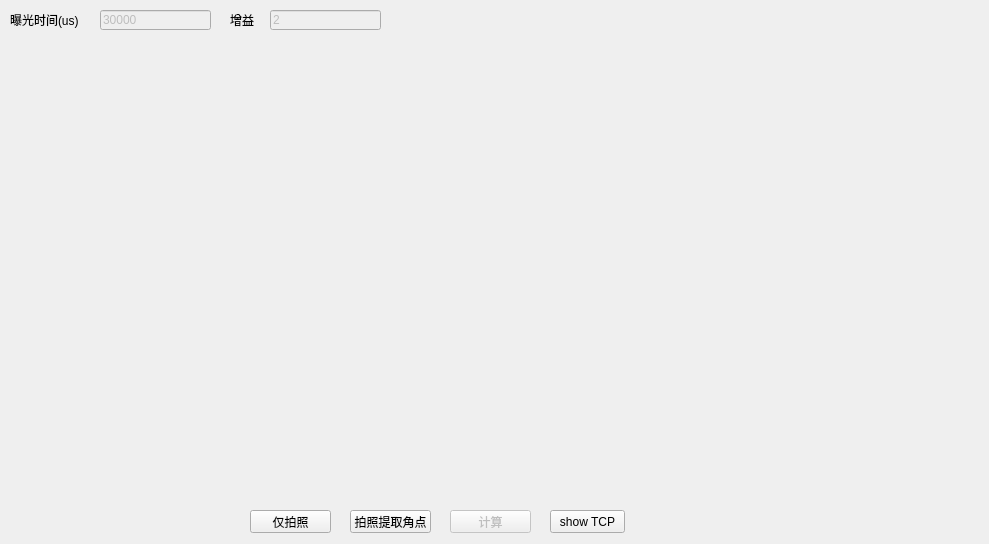
<?xml version="1.0" encoding="UTF-8"?>
<ui version="4.0">
 <class>THandEyeCali2D</class>
 <widget class="QWidget" name="THandEyeCali2D">
  <property name="geometry">
   <rect>
    <x>0</x>
    <y>0</y>
    <width>989</width>
    <height>544</height>
   </rect>
  </property>
  <property name="windowTitle">
   <string>THandEyeCali2D</string>
  </property>
  <widget class="QLabel" name="label_IR_R">
   <property name="geometry">
    <rect>
     <x>500</x>
     <y>40</y>
     <width>480</width>
     <height>300</height>
    </rect>
   </property>
   <property name="text">
    <string/>
   </property>
  </widget>
  <widget class="QLineEdit" name="lineEdit_gain">
   <property name="enabled">
    <bool>false</bool>
   </property>
   <property name="geometry">
    <rect>
     <x>270</x>
     <y>10</y>
     <width>111</width>
     <height>20</height>
    </rect>
   </property>
   <property name="text">
    <string>2</string>
   </property>
  </widget>
  <widget class="QLabel" name="label_1">
   <property name="geometry">
    <rect>
     <x>10</x>
     <y>10</y>
     <width>71</width>
     <height>20</height>
    </rect>
   </property>
   <property name="text">
    <string>曝光时间(us)</string>
   </property>
  </widget>
  <widget class="QPushButton" name="btn_show_TCP">
   <property name="geometry">
    <rect>
     <x>550</x>
     <y>510</y>
     <width>75</width>
     <height>23</height>
    </rect>
   </property>
   <property name="text">
    <string>show TCP</string>
   </property>
  </widget>
  <widget class="QLineEdit" name="lineEdit_exposure_time">
   <property name="enabled">
    <bool>false</bool>
   </property>
   <property name="geometry">
    <rect>
     <x>100</x>
     <y>10</y>
     <width>111</width>
     <height>20</height>
    </rect>
   </property>
   <property name="text">
    <string>30000</string>
   </property>
  </widget>
  <widget class="QLabel" name="label_IR_L">
   <property name="geometry">
    <rect>
     <x>10</x>
     <y>40</y>
     <width>480</width>
     <height>300</height>
    </rect>
   </property>
   <property name="text">
    <string/>
   </property>
  </widget>
  <widget class="QLabel" name="label_2">
   <property name="geometry">
    <rect>
     <x>230</x>
     <y>10</y>
     <width>71</width>
     <height>20</height>
    </rect>
   </property>
   <property name="text">
    <string>增益</string>
   </property>
  </widget>
  <widget class="QPushButton" name="btn_calculate">
   <property name="enabled">
    <bool>false</bool>
   </property>
   <property name="geometry">
    <rect>
     <x>450</x>
     <y>510</y>
     <width>81</width>
     <height>23</height>
    </rect>
   </property>
   <property name="text">
    <string>计算</string>
   </property>
  </widget>
  <widget class="QPushButton" name="btn_capture">
   <property name="geometry">
    <rect>
     <x>350</x>
     <y>510</y>
     <width>81</width>
     <height>23</height>
    </rect>
   </property>
   <property name="text">
    <string>拍照提取角点</string>
   </property>
  </widget>
  <widget class="QPushButton" name="btn_get_IR">
   <property name="geometry">
    <rect>
     <x>250</x>
     <y>510</y>
     <width>81</width>
     <height>23</height>
    </rect>
   </property>
   <property name="text">
    <string>仅拍照</string>
   </property>
  </widget>
 </widget>
 <layoutdefault spacing="6" margin="11"/>
 <resources/>
 <connections/>
</ui>
